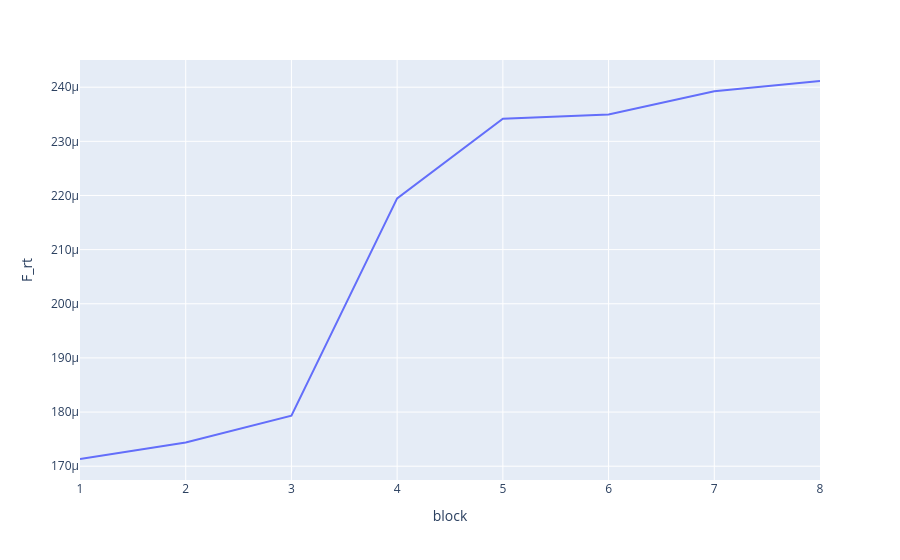

The notebook cell saved with this chart:
### Code cell
if bttda.extra_train_info:
    fig = px.line(df, x='block', y='F_rt')
    fig.show()

### Figure 1 — Plotly figure (JSON) as saved in the notebook; plotly's stock layout.template omitted (floating-point values rounded to 4 significant figures)
{"data": [{"hovertemplate": "block=%{x}<br>F_rt=%{y}<extra></extra>", "legendgroup": "", "line": {"color": "#636efa", "dash": "solid"}, "marker": {"symbol": "circle"}, "mode": "lines", "name": "", "orientation": "v", "showlegend": false, "type": "scatter", "x": [1, 2, 3, 4, 5, 6, 7, 8], "xaxis": "x", "y": [0.0001713, 0.0001744, 0.0001793, 0.0002195, 0.0002342, 0.000235, 0.0002393, 0.0002411], "yaxis": "y"}], "layout": {"legend": {"tracegroupgap": 0}, "margin": {"t": 60}, "xaxis": {"anchor": "y", "domain": [0, 1], "title": {"text": "block"}}, "yaxis": {"anchor": "x", "domain": [0, 1], "title": {"text": "F_rt"}}}}
